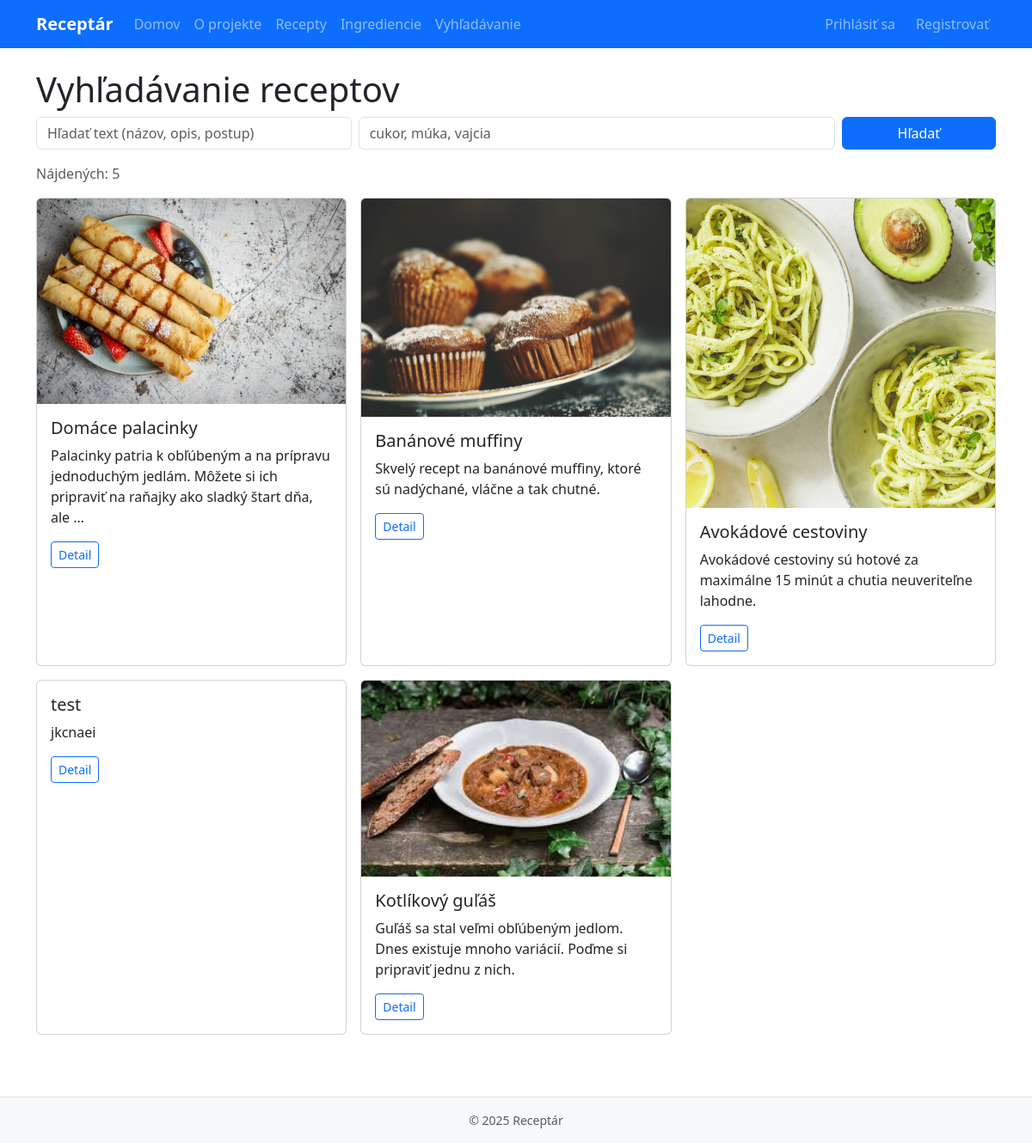
Page /recipes/search/ on the earlier database version.
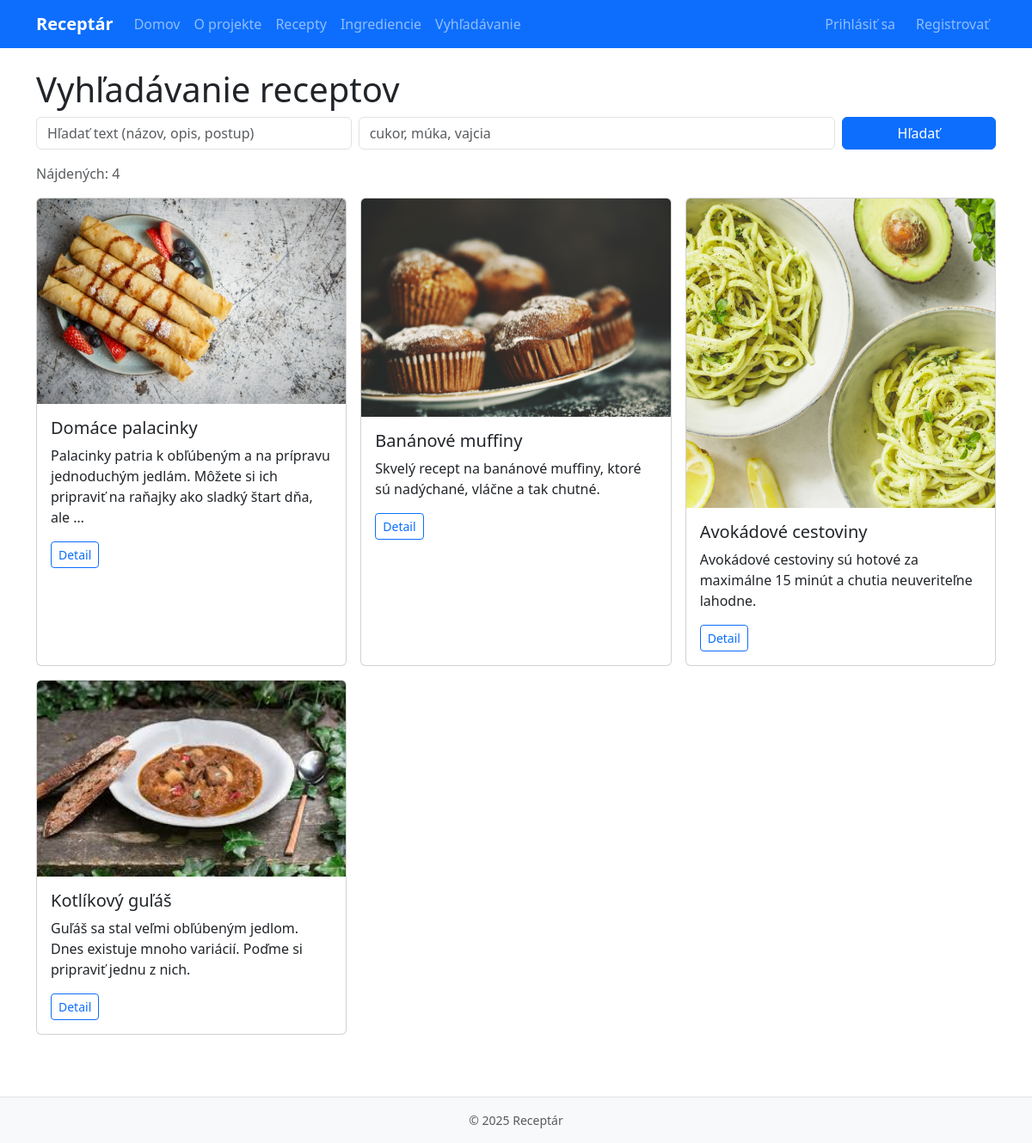
Same page on the later database version.
### recipes/models.py (models this page shows, shortened)
class Recipe(models.Model):
    title = models.CharField(max_length=200)
    description = models.TextField(blank=True)
    instructions = models.TextField()
    image = models.ImageField(upload_to="recipes/", blank=True, null=True)
    created_by = models.ForeignKey(User, on_delete=models.CASCADE, related_name="recipes")
    created_at = models.DateTimeField(auto_now_add=True)
    ingredients = models.ManyToManyField(Ingredient, through="RecipeIngredient", related_name="recipes")
    class Meta:
        ordering = ["-created_at"]

### recipes/views.py (the view)
# urls.py: path("search/", RecipeSearchView.as_view(), name="search"),
class RecipeSearchView(ListView):
    model = Recipe
    template_name = "recipes/recipe_search.html"
    context_object_name = "recipes"
    def get_queryset(self):
        qs = Recipe.objects.all()
        q = (self.request.GET.get("q") or "").strip()
        ingredients = (self.request.GET.get("ingredients") or "").strip()
        if q:
            qs = qs.filter(
                Q(title__icontains=q) |
                Q(description__icontains=q) |
                Q(instructions__icontains=q)
            )
        if ingredients:
            tokens = [t.strip() for t in ingredients.split(",") if t.strip()]
            for t in tokens:
                qs = qs.filter(ingredients__name__icontains=t)
        return qs.distinct()

### templates/recipes/recipe_search.html (shortened to what this page needs)
{% extends "base.html" %}
{% block content %}
<h1>Vyhľadávanie receptov</h1>
<form class="row g-2 mb-3" method="get">
  <div class="col-md-4">
    <input name="q" value="{{ request.GET.q }}" class="form-control" placeholder="Hľadať text (názov, opis, postup)">
  </div>
  <div class="col-md-6">
    <input name="ingredients" value="{{ request.GET.ingredients }}" class="form-control" placeholder="cukor, múka, vajcia">
  </div>
  <div class="col-md-2 d-grid">
    <button class="btn btn-primary">Hľadať</button>
  </div>
</form>
{% if recipes %}
  <p class="text-muted">Nájdených: {{ recipes|length }}</p>
{% endif %}
<div class="row g-3">
  {% for r in recipes %}
  <div class="col-md-4">
    <div class="card h-100">
      {% if r.image %}<img src="{{ r.image.url }}" class="card-img-top" alt="{{ r.title }}">{% endif %}
      <div class="card-body">
        <h5 class="card-title">{{ r.title }}</h5>
        <p class="card-text">{{ r.description|truncatewords:20 }}</p>
        <a class="btn btn-outline-primary btn-sm" href="{% url 'recipes:detail' r.pk %}">Detail</a>
      </div>
    </div>
  </div>
  {% empty %}
    <p>Nenašli sa žiadne recepty.</p>
  {% endfor %}
</div>
{% endblock %}

Differences in the rows shown:
removed Recipe: title "test", description "jkcnaei"
Other differences:
{{ recipes|length }}: "5" → "4"
